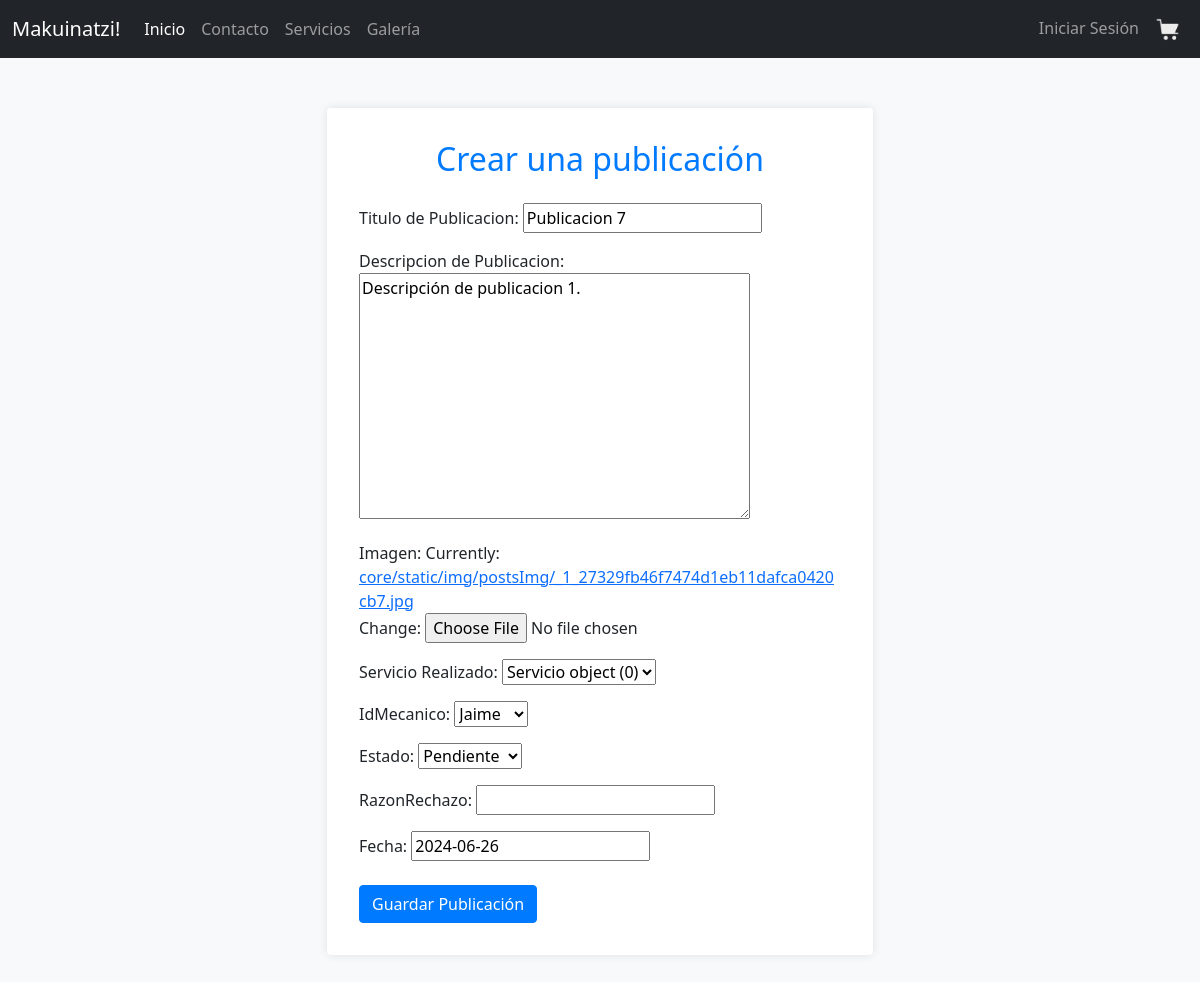
Page /edit/1 on the earlier database version.
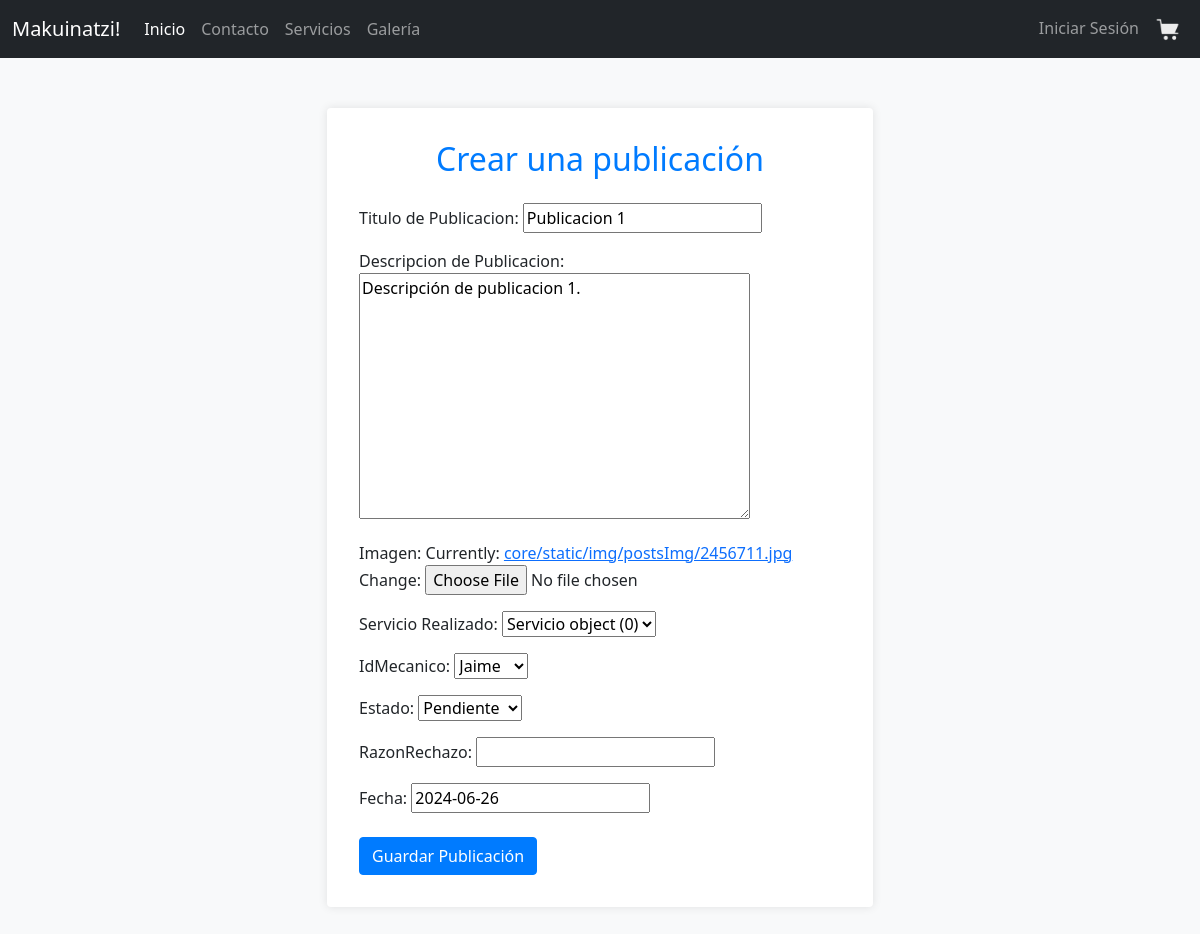
Same page on the later database version.
### core/models.py (models this page shows, shortened)
class Publicacion(models.Model):
    id = models.AutoField(primary_key=True)
    titulo = models.CharField(max_length=30)
    descripcion = models.CharField(max_length=128, null=True, blank=True)
    imagen = models.ImageField(upload_to='core/static/img/postsImg')
    trabajo = models.ForeignKey(Servicio, related_name="servicioRealizado", on_delete=models.CASCADE, blank=True, null=True)
    idMecanico = models.ForeignKey(User, related_name="mecanicoActivo", on_delete=models.CASCADE, blank=True, null=True)
    ESTADO_DROP = (
        ('R', 'Rechazado'),
        ('P', 'Pendiente'),
        ('A', 'Aprobado'),)
    estado = models.CharField(max_length=10, choices=ESTADO_DROP, default='P')
    razonRechazo = models.CharField(max_length=256, null=True, blank=True)
    fecha = models.DateField()

### core/views.py (the view)
# urls.py: path('edit/<int:fP_id>', views.updateView, name= 'update_url'),
def updateView(request, fP_id):
    pub = Publicacion.objects.get(id=fP_id)
    form = FormPublicacion(instance=pub)
    if request.method == 'POST':
        form = FormPublicacion(request.POST, request.FILES, instance=pub)
        if form.is_valid():
            form.save()
            return redirect('galeria')
    context = {'form': form}
    return render(request, 'core/add.html', context)

### core/forms.py
class FormPublicacion(forms.ModelForm):
    class Meta:
        model = Publicacion
        fields = '__all__'
        labels = {
            'titulo': 'Titulo de Publicacion',
            'descripcion' : 'Descripcion de Publicacion',
            'imagen' : 'Imagen' ,
            'trabajo' : 'Servicio Realizado' ,
            'mecanico' : 'Mecanico',
            'fecha' : 'Fecha',
        }
        widgets  ={
            'titulo' : forms.TextInput(attrs={'placeholder': 'eg. Titulo'}),
            'descripcion' : forms.Textarea(attrs={'placeholder': 'eg. Descripcion'}),
            'trabajo' : forms.Select(),
            'imagen' : forms.ClearableFileInput(),
            'mecanico' : forms.Select(),
            'fecha' : forms.DateInput(attrs={'class':'datepicker', 'value': datetime.date.today()}),
        }

### core/models.py (called while the page is built)
    def __str__(self) -> str:
        return super().__str__()

### core/templates/core/add.html (shortened to what this page needs)
{% load static %}
<!DOCTYPE html>
<html lang="en">
<head>
    <link href="https://cdn.jsdelivr.net/npm/bootstrap@5.0.2/dist/css/bootstrap.min.css" rel="stylesheet">
    <link href="{% static 'css/add.css' %}" rel="stylesheet">
</head>
<body id="miBody">
    {% include 'core/navbar.html' %}
    <div class="container">
        <div class="row justify-content-center mt-5">
            <div class="col-md-6">
                <div class="card">
                    <div class="card-body">
                        <h2 class="card-title text-center mb-4">Crear una publicación</h2>
                        <form method="post" class="needs-validation" novalidate>
                            {{ form.as_p }}
                            <button type="submit" class="btn btn-primary btn-block mt-3">Guardar Publicación</button>
                        </form>
                    </div>
                </div>
            </div>
        </div>
    </div>
</body>
</html>

Differences in the rows shown:
changed Publicacion "Descripción de publicacion 1.": titulo "Publicacion 7" → "Publicacion 1"
Other differences:
text no longer shown: "Titulo de Publicacion: Descripcion de Publicacion: Imagen: Currently: core/static/img/postsImg/_1_27329fb46f7474d1eb11dafca0420cb7.jpg Change: Servicio Realizado: IdMecanico: Estado: RazonRechazo: Fecha:"
text now shown: "Titulo de Publicacion: Descripcion de Publicacion: Imagen: Currently: core/static/img/postsImg/2456711.jpg Change: Servicio Realizado: IdMecanico: Estado: RazonRechazo: Fecha:"
